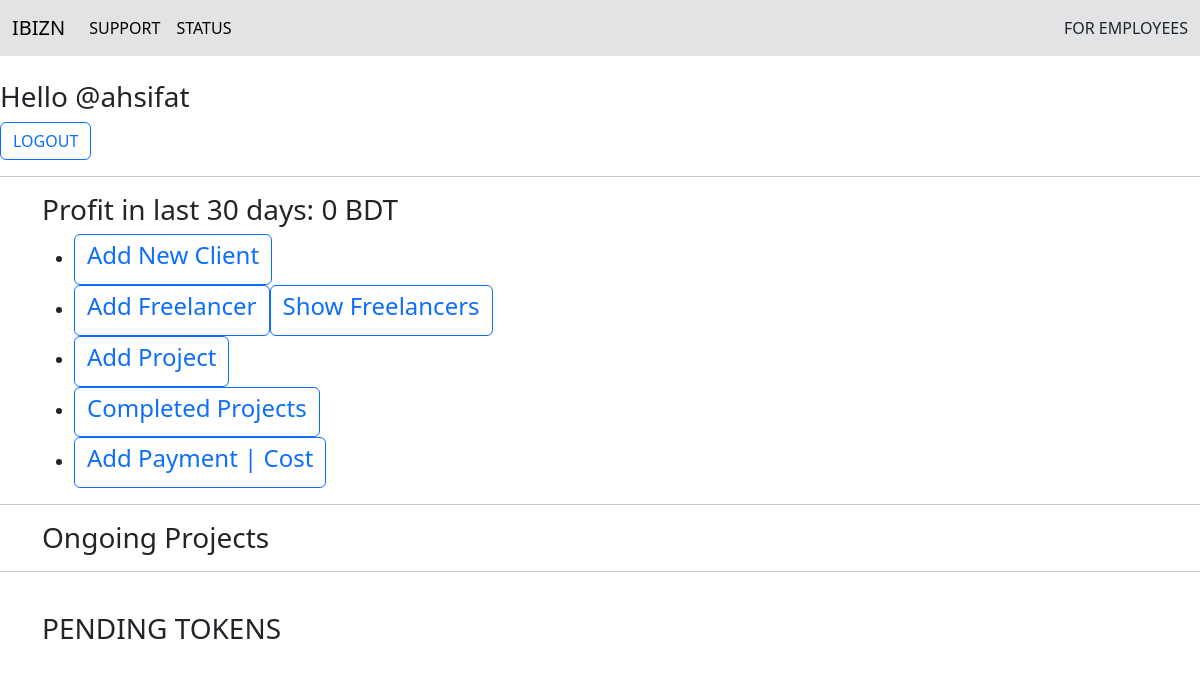
The app's page /backend/ (signed in), older data.
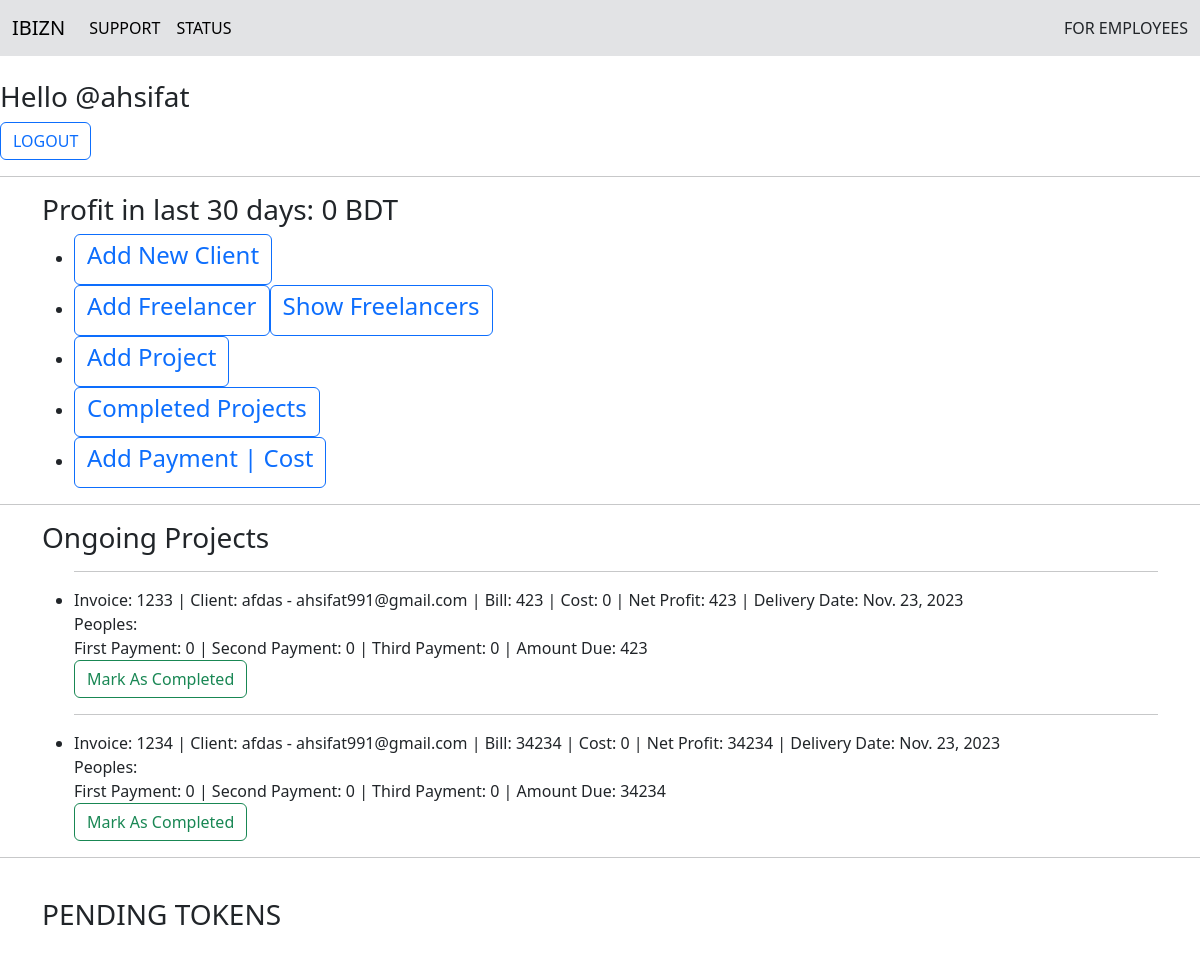
The same page, newer data.
### core/models.py (models this page shows, shortened)
class Ongoing_project(models.Model):
    invoice = models.CharField(max_length=100, blank=False, null=False)
    client = models.ForeignKey(Client, on_delete=models.SET_NULL, blank=False, null=True)
    services = models.TextField(default='null')
    bill = models.IntegerField(default=0, blank=False, null=False)
    cost = models.IntegerField(default=0, blank=False, null=False)
    profit = models.IntegerField(default=0, blank=False, null=False)
    estimated_delivery_date = models.DateField(blank=False, null=False)
    first_payment = models.IntegerField(default=0, blank=False, null=False)
    second_payment = models.IntegerField(default=0, blank=False, null=False)
    third_payment = models.IntegerField(default=0, blank=False, null=False)
    due_amount = models.IntegerField(default=0, blank=False, null=False)
    url = models.TextField(blank=True, null=True)
    created = models.DateTimeField(auto_now_add=True)

class Client(models.Model):
    name = models.CharField(max_length=200, blank=False, null=False)
    email = models.EmailField(blank=False, null=False)
    phone = models.CharField(max_length=100, blank=False, null=False)
    def __str__(self) -> str:
        return self.name

### core/views.py (the view, shortened to what this page needs)
# urls.py: path('backend/', views.backend, name='backend'),
def backend(request):
    completed_projects = Completed_Project.objects.filter(created__range=[datetime.now()-relativedelta(days=30), datetime.now()])
    profit = 0
    for i in completed_projects:
        profit += i.profit
    tokens = Token.objects.filter(solved=False)
    projects = Ongoing_project.objects.all()
    return render(request, 'core/backend.html', {"tokens": tokens, "projects": projects, 'profit': profit})

### core/templates/core/backend.html (shortened to what this page needs)
{% extends 'core/main.html' %}
{% block content %}
{% if user.is_authenticated %}
<br>
<h3>Hello @{{user.username}}</h3>
<a class="btn btn-outline-primary" aria-current="page" href="{% url 'logout' %}"> LOGOUT</a>
<hr>
{% if user.is_superuser %}
<div class="container">
    <h3>Profit in last 30 days: {{profit}} BDT</h3>
    <ul>
        <li><a class="btn btn-outline-primary" href="{% url 'add_client'%}"><h4>Add New Client</h4></a></li>
        <li><a class="btn btn-outline-primary" href="{% url 'add_freelancer' %}"><h4>Add Freelancer</h4></a><a class="btn btn-outline-primary" href="{% url 'show_freelancers' %}"><h4>Show Freelancers</h4></a></li>
        <li><a class="btn btn-outline-primary" href="{% url 'add_project' %}"><h4>Add Project</h4></a></li>
        <li><a class="btn btn-outline-primary" href="{% url 'completed_projects' %}"><h4>Completed Projects</h4></a></li>
        <li><a class="btn btn-outline-primary" href="{% url 'payment' %}"><h4>Add Payment | Cost</h4></a></li>
    </ul>
</div><hr>
<div class="container">
    <h3>Ongoing Projects</h3>
    <ul>
        {% for project in projects %}
            <hr><li>Invoice: {{project.invoice}} | Client: {{project.client}} - {{project.client.email}} | Bill: {{project.bill}} | Cost: {{project.cost}} | Net Profit: {{project.profit}} |
                Delivery Date: {{project.estimated_delivery_date}} <br> Peoples: {% for freelancer in project.freelancers.all %} {{freelancer}} {% endfor%} <br> First Payment: {{project.first_payment}} | Second Payment: {{project.second_payment}} | Third Payment: {{project.third_payment}} | Amount Due: {{project.due_amount}} <br>
                <a class="btn btn-outline-success" href="{%url 'completed' project.invoice %}">Mark As Completed</a>
            </li>
        {% endfor %}
    </ul>
</div><hr>
{% endif %}
<br>
<div class="container">
    <h3>PENDING TOKENS</h3>
    <br><br>
</div>
{% endif %}
{% endblock content %}

Row changes from the older to the newer data that the page shows:
added Ongoing_project: invoice "1233", client "afdas", client.email "ahsifat991@gmail.com", bill "423", cost "0", profit "423", estimated_delivery_date "Nov. 23, 2023", first_payment "0", second_payment "0", third_payment "0", due_amount "423"
added Ongoing_project: invoice "1234", client "afdas", client.email "ahsifat991@gmail.com", bill "34234", cost "0", profit "34234", estimated_delivery_date "Nov. 23, 2023", first_payment "0", second_payment "0", third_payment "0", due_amount "34234"
